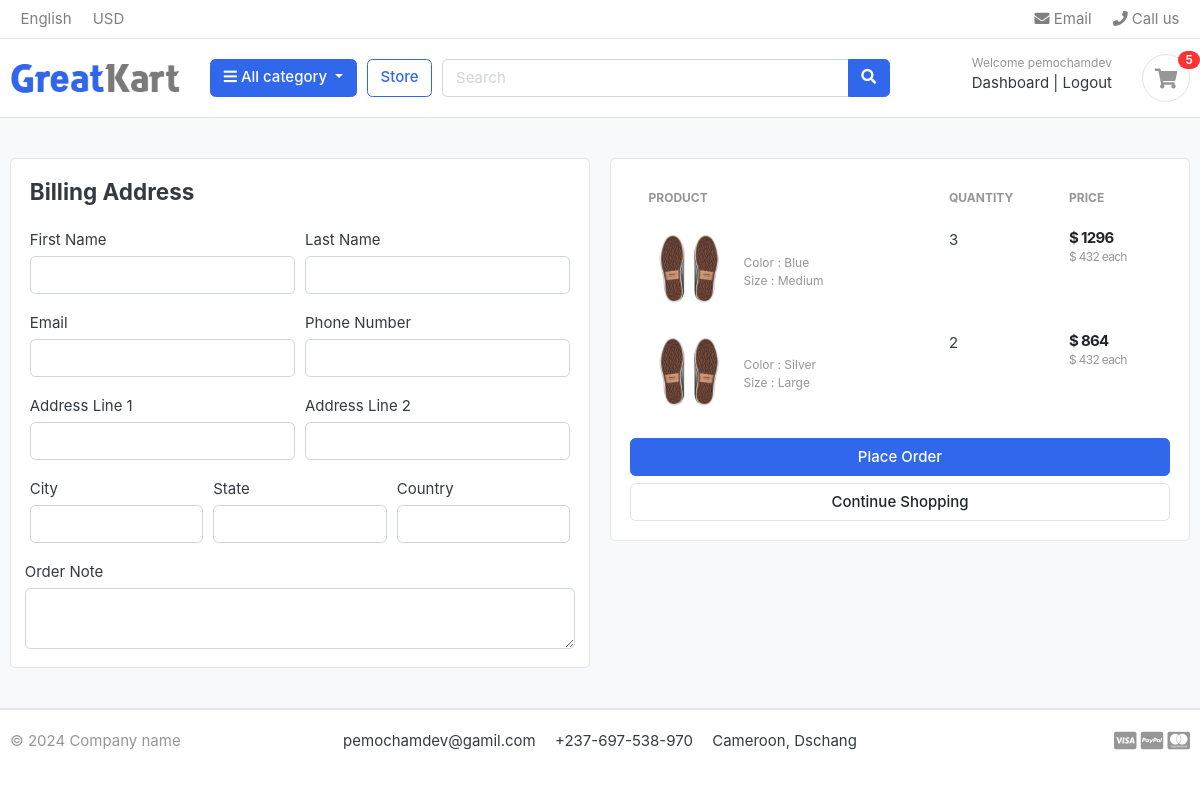
The page /cart/checkout/ (signed in) on the database as committed earlier.
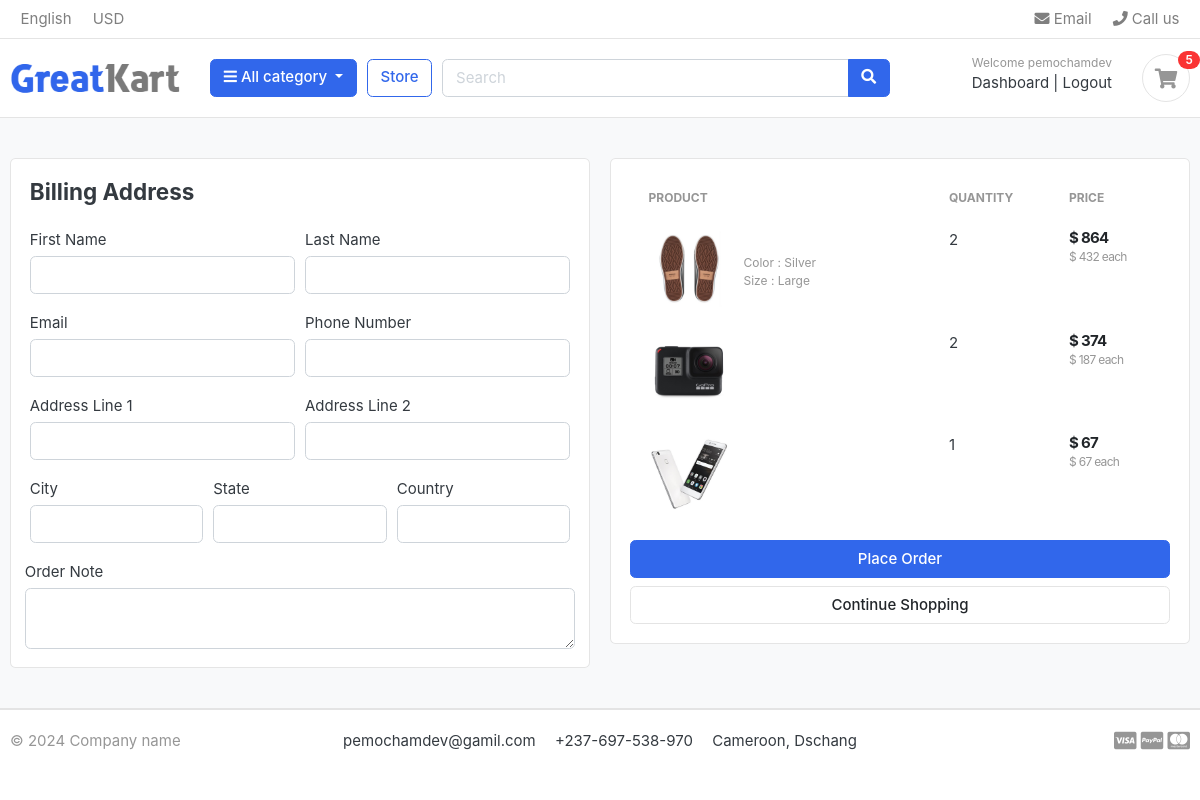
The same page on the database as committed later.
### carts/models.py (models this page shows, shortened)
class CartItem(models.Model):
    user = models.ForeignKey(Account, on_delete=models.CASCADE, related_name='user', null=True)
    product = models.ForeignKey(Product, on_delete=models.CASCADE, related_name='product')
    variations = models.ManyToManyField('Variation',blank=True)
    cart = models.ForeignKey(Cart, on_delete=models.CASCADE, related_name='cart', null=True)
    quantity = models.IntegerField(default=0)
    is_active = models.BooleanField(default=True)
    def sub_total(self):
        return self.product.price*self.quantity

class Variation(models.Model):
    product = models.ForeignKey(Product, on_delete = models.CASCADE)
    variation_category = models.CharField(max_length=200, choices = variation_category_choices)
    variation_value = models.CharField(max_length=200)#, choices = variation_value_choices
    is_active = models.BooleanField(default=True)
    created_date = models.DateTimeField(auto_now = True)
    objects = VariationManager()

### store/models.py (models this page shows, shortened)
class Product(models.Model):
    name = models.CharField(max_length=120, unique=True)
    slug = models.SlugField(max_length=120, unique=True)
    description  = models.TextField(max_length=500)
    image = models.ImageField(upload_to='photos/products')
    price = models.IntegerField(default=0)
    discount_price = models.IntegerField(default=0)
    stock = models.IntegerField(default=0)
    is_available = models.BooleanField(default=True)
    category = models.ForeignKey(Category, on_delete=models.CASCADE, related_name='category')
    created_at = models.DateTimeField(auto_now_add=True)
    updated_at = models.DateTimeField(auto_now=True)

### carts/views.py (the view)
# urls.py: path('checkout/', views.checkout, name="checkout"),
@login_required(login_url='signin')
def checkout(request,  quantity=0, cart_items=None,total=0):
  try:
    tax = 0
    grand_total = 0
    if request.user.is_authenticated:
      cart_items = CartItem.objects.filter(user=request.user, is_active = True)
    else:
      cart = Cart.objects.get(cart_id=_cart_id(request))
      cart_items = CartItem.objects.filter(cart=cart, is_active = True)
    for cart_item in cart_items:
        total +=(cart_item.product.price*cart_item.quantity)
        quantity += cart_item.quantity
    tax = (2 * total)/100
    grand_total = tax + total
  except ObjectDoesNotExist :
    pass
  context = {
    'cart_items':cart_items,
    'total':total,
    'quantity':quantity,
    'tax':tax,
    'grand_total':grand_total,
    }
  return render(request, 'checkout.html', context)

### carts/context_processors.py (called while the page is built)
def counter(request):
    cart_count = 0
    if 'admin' in request.path:
        return {}
    else:
        try:
            cart = Cart.objects.filter(cart_id=_cart_id(request))
            if request.user.is_authenticated:
                cart_items = CartItem.objects.all().filter(user=request.user)
            else:
                cart_items = CartItem.objects.all().filter(cart=cart[:1])
            for cart_item in cart_items:
                cart_count += cart_item.quantity
        except Cart.DoesNotExist:
            cart_count = 0
    return dict(cart_count=cart_count)

### carts/views.py (called while the page is built)
def _cart_id(request):
    cart  = request.session.session_key
    if not cart:
        cart  = request.session.create()
    return cart

### category/context_processors.py (called while the page is built)
def menu_links(request):
    links = Category.objects.all()
    return dict(links=links)

### category/models.py (called while the page is built)
    def get_absolute_url(self):
        return reverse("product_by_category", kwargs={"category_slug": self.slug})

### templates/checkout.html (shortened to what this page needs)
{% extends 'base.html' %}
{% load static %}
{% block content %}
<section class="section-content padding-y bg">
<div class="container">
<div class="row">
	<aside class="col-lg-6">
<div class="card">
  <div class="card-body">
    <h4 class="card-title mb-4">Billing Address</h4>
    <form action="{% url 'place_order' %}" method="POST">
      <div class="form-row">
        <div class="col form-group">
          <label for="">First Name</label>
          <input type="text" name="first_name" class="form-control" required>
        </div>
        <div class="col form-group">
          <label for="">Last Name</label>
          <input type="text" name="last_name" class="form-control" required>
        </div>
      </div>
      <div class="form-row">
        <div class="col form-group">
          <label for="">Email</label>
          <input type="email" name="email" class="form-control" required>
        </div>
        <div class="col form-group">
          <label for="">Phone Number</label>
          <input type="text" name="phone" class="form-control" required>
        </div>
      </div>
      <div class="form-row">
        <div class="col form-group">
          <label for="">Address Line 1</label>
          <input type="text" name="address_line_1" class="form-control" required>
        </div>
        <div class="col form-group">
          <label for="">Address Line 2</label>
          <input type="text" name="address_line_2" class="form-control">
        </div>
      </div>
      <div class="form-row">
        <div class="col form-group">
          <label for="">City</label>
          <input type="text" name="city" class="form-control" required>
        </div>
        <div class="col form-group">
          <label for="">State</label>
          <input type="text" name="state" class="form-control" required>
        </div>
        <div class="col form-group">
          <label for="">Country</label>
          <input type="text" name="country" class="form-control" required>
        </div>
        </div>
        <div class="form-row">
          <label for="">Order Note</label>
          <textarea name="order_note" rows="2" class="form-control"></textarea>
        </div>
  </div>
</div>
	</aside>
	<aside class="col-lg-6">
		<div class="card">
		<div class="card-body">
      <table class="table table-borderless table-shopping-cart">
      <thead class="text-muted">
      <tr class="small text-uppercase">
        <th scope="col">Product</th>
        <th scope="col" width="120">Quantity</th>
        <th scope="col" width="120">Price</th>
      </tr>
      </thead>
      <tbody>
      {% for cart_item in cart_items %}
      <tr>
      	<td>
      		<figure class="itemside align-items-center">
      			<div class="aside"><img src="{{ cart_item.product.image.url }}" class="img-sm"></div>
      			<figcaption class="info">
      				<p class="text-muted small">
      					{% if cart_item.variations.all %}
      						{% for item in cart_item.variations.all %}
      							{{ item.variation_category | capfirst }} : {{ item.variation_value | capfirst }} <br>
      						{% endfor %}
      					{% endif %}
      				</p>
      			</figcaption>
      		</figure>
      	</td>
      	<td>
      				<label for="">{{cart_item.quantity}}</label>
      	</td>
      	<td>
      		<div class="price-wrap">
      			<var class="price">$ {{ cart_item.sub_total }}</var>
      			<small class="text-muted"> $ {{ cart_item.product.price }} each </small>
      		</div>
      	</td>
      </tr>
      {% endfor %}
      </tbody>
      </table>
      <button type="submit" name="submit" class="btn btn-primary btn-block">Place Order</button>
			<a href="{% url 'store' %}" class="btn btn-light btn-block">Continue Shopping</a>
		</div>
		</div>
</aside>
</div>
</div>
</section>
{% endblock %}

Rows that differ between the two databases and show on the page:
removed CartItem: product.image (picture), quantity "3", sub_total "1296", product.price "432"
no longer on this page (row unchanged): Variation: variation_category "Color", variation_value "Blue", shown under "3"
no longer on this page (row unchanged): Variation: variation_category "Size", variation_value "Medium", shown under "3"
added CartItem: product.image (picture), quantity "2", sub_total "374", product.price "187"
added CartItem: product.image (picture), quantity "1", sub_total "67", product.price "67"
